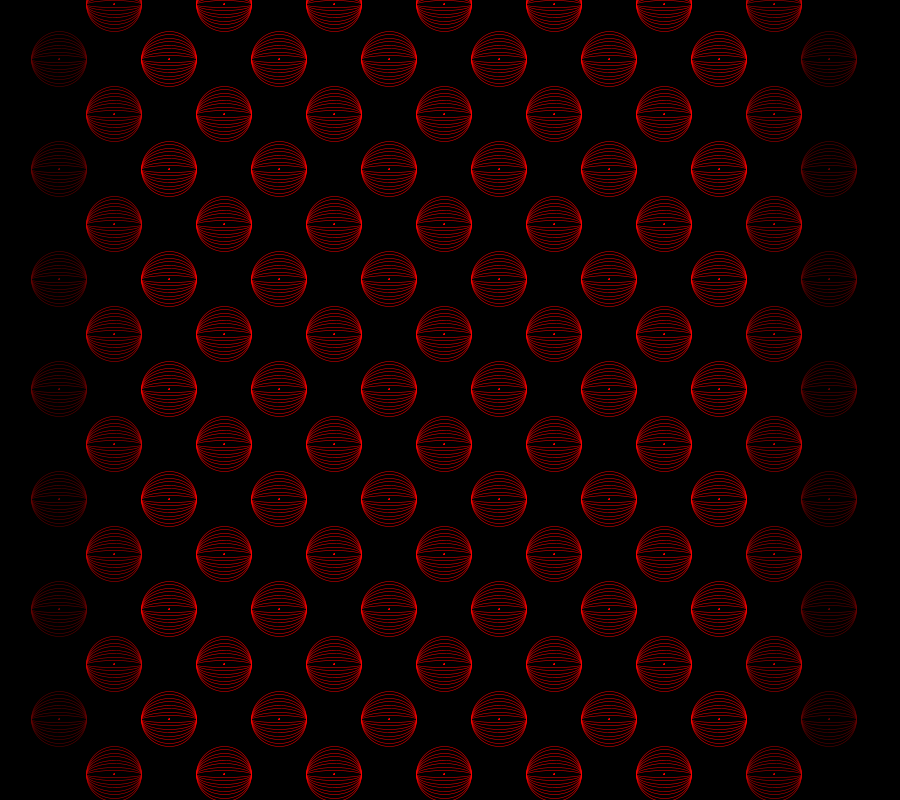
Frame 1 (no input)
Frame 60 (the mouse pressed at the canvas centre just before this capture): identical to frame 1, image omitted
Frame 120 (the mouse held since frame 60 and released just before this capture): identical to frame 1, image omitted

The Processing sketch that drew this single still picture (run headless with seeded random() and noise(); from frame 60 on, the mouse is pressed at the canvas centre):

// Processing sketch: processing_46781
// ── processing_46781.pde

int     grid_size  = 55;      // Kugel größe
float x = 0;
float y = 0;
 
 


// Einimalige Ausführung 
void setup () {
    size(900,800);      // grösse der zeichenfläche 
    smooth();               // kantenglättung an!
    }
 
 
 
// Die Schleife 
void draw () {    
    background(0); 
     
    float anzahl_x = (width/grid_size);                      // anzahl rasterelemente in der Weite
    float anzahl_y = (height/grid_size);                     // anzahl rasterelemente in der Höhe


    for ( int i = 0; i <= anzahl_x; i = i+1 )             // von links nach rechts (width)
    {
         
        for ( int j = 0; j <= anzahl_y; j++ )              // von oben nach unten (height)
        {
          pushMatrix();                                  // nullpunkt merken
             
          translate( i*grid_size, j*grid_size );   
   
                if((i+j)%2 == 0){
                  x = (grid_size-abs(anzahl_x-2*i)*grid_size/anzahl_x);     // elementMalen aufrufen

               noFill();
               stroke(15*x, 0, 0);
               strokeWeight(0.5);
                  KugelMalen(x, y);        
                }
         
          popMatrix();                 // nullpunkt  zurücksetzen
     
        }
      }
  }
 
 
 

 
 
//Kugel funktionen 
 
void KugelMalen ( float x, float y ) {

    float anzahl_x = (width/grid_size);                      // anzahl rasterelemente in der Weite

  
 
        for ( float i = anzahl_x; i > 0; i=i-2 ) {             // von oben nach unten
            
                x = i*(grid_size/anzahl_x);
                y = (grid_size);               // elementMalen aufrufen
                            
                ellipse( 4,4, 1/x, 1/y );                 
                ellipse( 4,4, 1*y, 1*x );                    
        }  
  }
  
  
  
  
  
   
void mouseMoved() {
   float anzahl_x = (width/grid_size);                      
    float anzahl_y = (height/grid_size);                    

for ( int i = 0; i <= anzahl_x; i = i+1 )             // von links nach rechts (width)
    {
         
        for ( int j = 0; j <= anzahl_y; j++ )              // von oben nach unten (height)
        {
          pushMatrix();                                  // nullpunkt merken
             
          translate( i*grid_size, j*grid_size );   
   
                if((i+j)%4 == 0){
                  x = (grid_size-(abs(anzahl_x-2*i))*grid_size/anzahl_x);     // elementMalen aufrufen

               stroke(15*x, random(200), 0);
               strokeWeight(0.2);
               KugelMalen(x, y);        
                }
         
          popMatrix();                 // nullpunkt  zurücksetzen
     
        }
      }
  
  }
